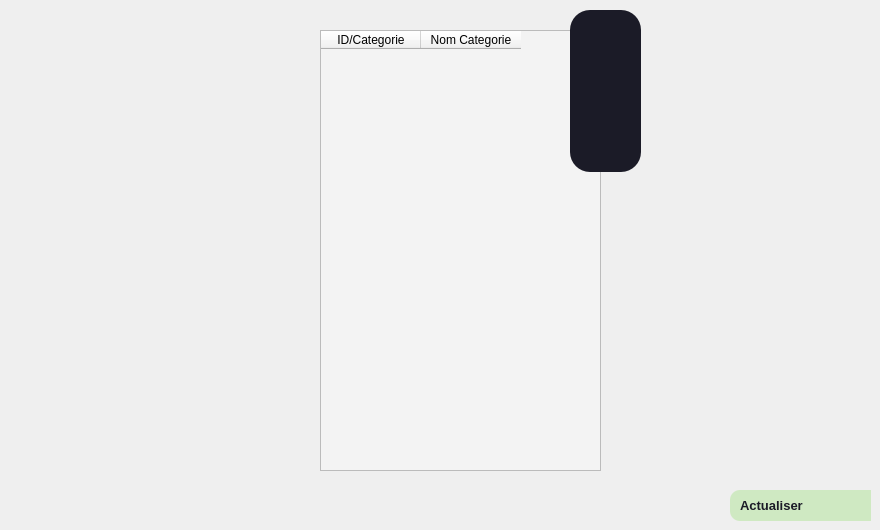
             <widget class="QWidget" name="categorie_2">
              <property name="cursor">
               <cursorShape>PointingHandCursor</cursorShape>
              </property>
              <widget class="QTableWidget" name="tableWidget_2">
               <property name="geometry">
                <rect>
                 <x>320</x>
                 <y>30</y>
                 <width>281</width>
                 <height>441</height>
                </rect>
               </property>
               <property name="styleSheet">
                <string notr="true">background-color: rgb(243, 243, 243);</string>
               </property>
               <column>
                <property name="text">
                 <string>ID/Categorie</string>
                </property>
               </column>
               <column>
                <property name="text">
                 <string>Nom Categorie</string>
                </property>
               </column>
              </widget>
              <widget class="QFrame" name="frame_9">
               <property name="geometry">
                <rect>
                 <x>570</x>
                 <y>10</y>
                 <width>71</width>
                 <height>162</height>
                </rect>
               </property>
               <property name="styleSheet">
                <string notr="true">border-radius:20px;
background-color: #1b1b27;</string>
               </property>
               <property name="frameShape">
                <enum>QFrame::StyledPanel</enum>
               </property>
               <property name="frameShadow">
                <enum>QFrame::Raised</enum>
               </property>
               <layout class="QVBoxLayout" name="verticalLayout_8">
                <item>
                 <widget class="QPushButton" name="pushButton_11">
                  <property name="cursor">
                   <cursorShape>PointingHandCursor</cursorShape>
                  </property>
                  <property name="text">
                   <string/>
                  </property>
                  <property name="icon">
                   <iconset>
                    <normaloff>icons/icons8-plus-50.png</normaloff>icons/icons8-plus-50.png</iconset>
                  </property>
                  <property name="iconSize">
                   <size>
                    <width>32</width>
                    <height>32</height>
                   </size>
                  </property>
                 </widget>
                </item>
                <item>
                 <widget class="QPushButton" name="pushButton_12">
                  <property name="cursor">
                   <cursorShape>PointingHandCursor</cursorShape>
                  </property>
                  <property name="text">
                   <string/>
                  </property>
                  <property name="icon">
                   <iconset>
                    <normaloff>icons/icons8-supprimer-la-propriété-50.png</normaloff>icons/icons8-supprimer-la-propriété-50.png</iconset>
                  </property>
                  <property name="iconSize">
                   <size>
                    <width>32</width>
                    <height>32</height>
                   </size>
                  </property>
                 </widget>
                </item>
                <item>
                 <widget class="QPushButton" name="pushButton_13">
                  <property name="cursor">
                   <cursorShape>PointingHandCursor</cursorShape>
                  </property>
                  <property name="text">
                   <string/>
                  </property>
                  <property name="icon">
                   <iconset>
                    <normaloff>icons/icons8-modifier-64.png</normaloff>icons/icons8-modifier-64.png</iconset>
                  </property>
                  <property name="iconSize">
                   <size>
                    <width>32</width>
                    <height>32</height>
                   </size>
                  </property>
                 </widget>
                </item>
               </layout>
              </widget>
              <widget class="QPushButton" name="pushButton_25">
               <property name="geometry">
                <rect>
                 <x>730</x>
                 <y>490</y>
                 <width>141</width>
                 <height>31</height>
                </rect>
               </property>
               <property name="font">
                <font>
                 <pointsize>10</pointsize>
                 <weight>75</weight>
                 <bold>true</bold>
                </font>
               </property>
               <property name="cursor">
                <cursorShape>PointingHandCursor</cursorShape>
               </property>
               <property name="styleSheet">
                <string notr="true">font-weight:bold;
background-color: #CFE9C2;
text-align:left;
padding:5px 10px;
border-top-left-radius:10px;
border-bottom-left-radius:10px;
color:#1b1b27;</string>
               </property>
               <property name="text">
                <string>Actualiser</string>
               </property>
              </widget>
             </widget>
